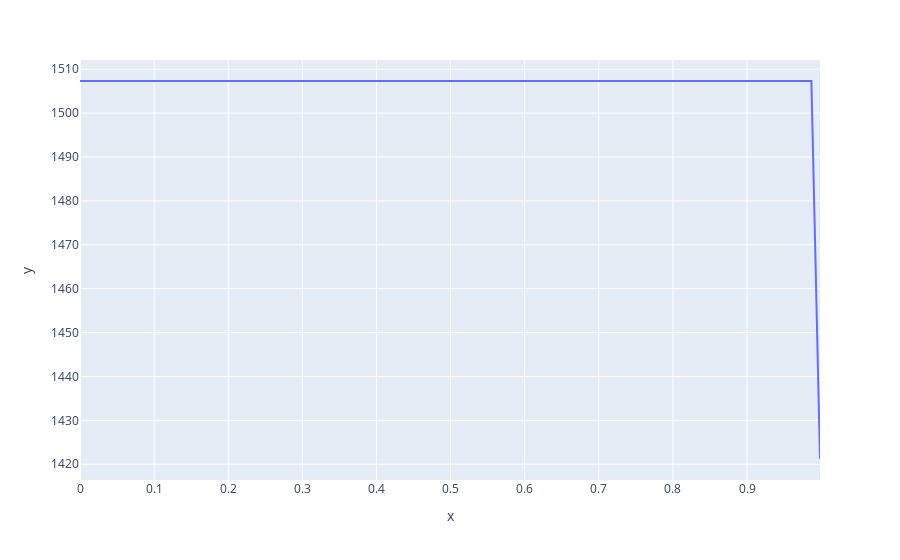

The notebook cell this image was saved under:
### Code cell
f0,t = track_pitch_fftmax(test_aud,1024,512,44100)
px.line(x=t,y=f0)
